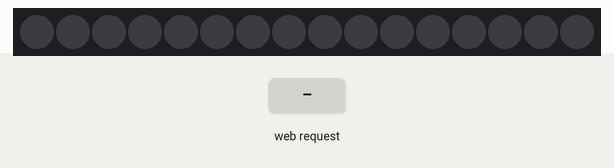
Simulated run of this sketch. Board: ESP32. Parts: 16 RGB LEDs in strip order, left to right. The inputs (shaded band) are chosen by the test bench. Dim RGB values are drawn brighter than linear; WiFi joins after 1.5 s; servers stay silent unless stated; what the sketch prints to the serial monitor is not drawn.

Above: at 2.7 s.
2.8 s: HTTP request GET /?r=1&g=1&b=1 received
At 4.0 s:
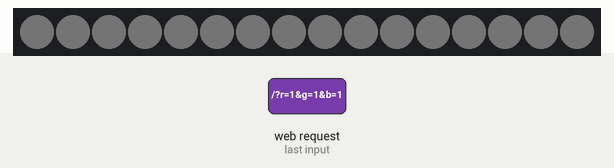
4.3 s: HTTP request GET /?r=120&g=120&b=120 received
At 5.4 s:
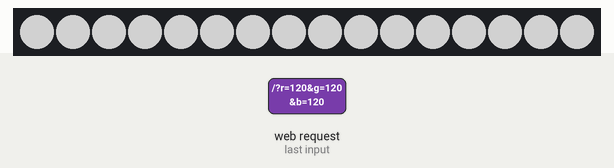
Timing chart, 0 to 7.3 s (numbered marks = the images above; inputs shaded):
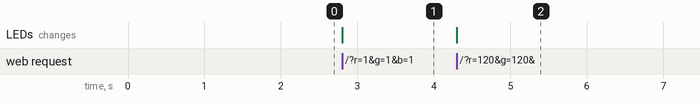

The sketch:

main.ino
```cpp
#include <WiFi.h>
#include <WebServer.h>
#include <Adafruit_NeoPixel.h>

// =======================
// CONFIGURACIÓN WIFI
// =======================

const char* ssid = "WIFI";
const char* password = "123456789";

// =======================
// SERVIDOR WEB
// =======================

WebServer server(80);

// =======================
// MATRIZ RGB
// =======================

#define PIN 5
#define NUM_LEDS 16

Adafruit_NeoPixel strip(NUM_LEDS, PIN, NEO_GRB + NEO_KHZ800);

// =======================
// FUNCIÓN RGB
// =======================

void setColor(int r, int g, int b) {

  for (int i = 0; i < NUM_LEDS; i++) {
    strip.setPixelColor(i, strip.Color(r, g, b));
  }

  strip.show();
}

// =======================
// PETICIONES HTTP
// =======================

void handleRoot() {

  Serial.println("Petición recibida");

  if (server.hasArg("r") &&
      server.hasArg("g") &&
      server.hasArg("b")) {

    int r = server.arg("r").toInt();
    int g = server.arg("g").toInt();
    int b = server.arg("b").toInt();

    Serial.println("RGB:");
    Serial.println(r);
    Serial.println(g);
    Serial.println(b);

    setColor(r, g, b);

    server.send(200, "text/plain", "Color aplicado");
  }

  else {

    server.send(200, "text/plain", "LUMIGARDEN RGB listo");
  }
}

// =======================
// SETUP
// =======================

void setup() {

  Serial.begin(115200);

  // Inicializar matriz
  strip.begin();
  strip.show();

  // WiFi
  WiFi.begin(ssid, password);

  Serial.print("Conectando");

  while (WiFi.status() != WL_CONNECTED) {

    delay(500);
    Serial.print(".");
  }

  Serial.println("\nWiFi conectado");
  Serial.print("IP: ");
  Serial.println(WiFi.localIP());

  // Servidor
  server.on("/", handleRoot);

  server.begin();

  Serial.println("Servidor iniciado");
}

// =======================
// LOOP
// =======================

void loop() {

  server.handleClient();
}
```

Measured:
- after the input at 2.8 s, the LEDs: change at once (image 1)
- after the input at 4.3 s, the LEDs: change at once (image 2)
